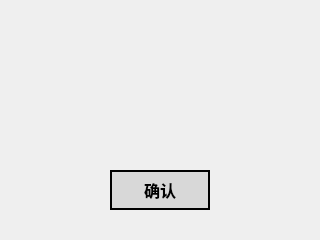
<?xml version="1.0" encoding="UTF-8"?>
<ui version="4.0">
 <class>WarnningDialog</class>
 <widget class="QWidget" name="WarnningDialog">
  <property name="geometry">
   <rect>
    <x>0</x>
    <y>0</y>
    <width>320</width>
    <height>240</height>
   </rect>
  </property>
  <property name="windowTitle">
   <string>Form</string>
  </property>
  <property name="styleSheet">
   <string notr="true"/>
  </property>
  <widget class="QLabel" name="WarnningDialog_background">
   <property name="geometry">
    <rect>
     <x>0</x>
     <y>0</y>
     <width>320</width>
     <height>240</height>
    </rect>
   </property>
   <property name="styleSheet">
    <string notr="true"/>
   </property>
   <property name="text">
    <string/>
   </property>
  </widget>
  <widget class="QLabel" name="WarnningDialog_Label_str">
   <property name="geometry">
    <rect>
     <x>29</x>
     <y>29</y>
     <width>261</width>
     <height>91</height>
    </rect>
   </property>
   <property name="styleSheet">
    <string notr="true">font: 75 bold 20px;
color: rgb(255, 255, 255);
border-color: rgb(51, 153, 255);</string>
   </property>
   <property name="text">
    <string/>
   </property>
   <property name="alignment">
    <set>Qt::AlignCenter</set>
   </property>
  </widget>
  <widget class="QPushButton" name="WarnningDialog_Button_close">
   <property name="geometry">
    <rect>
     <x>110</x>
     <y>170</y>
     <width>100</width>
     <height>40</height>
    </rect>
   </property>
   <property name="focusPolicy">
    <enum>Qt::NoFocus</enum>
   </property>
   <property name="styleSheet">
    <string notr="true">font: 75 bold 16px;
background-color: rgb(216, 216, 216);
color: rgb(0, 0, 0);
border: 2px solid rgb(0, 0, 0);
</string>
   </property>
   <property name="text">
    <string>确认</string>
   </property>
  </widget>
 </widget>
 <resources/>
 <connections/>
</ui>
